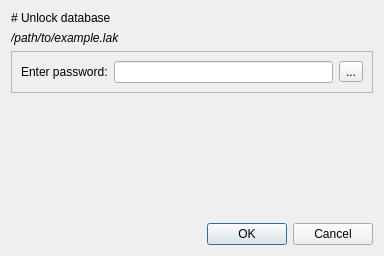
<?xml version="1.0" encoding="UTF-8"?>
<ui version="4.0">
 <class>Dialog</class>
 <widget class="QDialog" name="Dialog">
  <property name="geometry">
   <rect>
    <x>0</x>
    <y>0</y>
    <width>384</width>
    <height>256</height>
   </rect>
  </property>
  <property name="sizePolicy">
   <sizepolicy hsizetype="Fixed" vsizetype="Fixed">
    <horstretch>0</horstretch>
    <verstretch>0</verstretch>
   </sizepolicy>
  </property>
  <property name="windowTitle">
   <string>Dialog</string>
  </property>
  <layout class="QVBoxLayout" name="verticalLayout">
   <item>
    <widget class="QLabel" name="title">
     <property name="text">
      <string># Unlock database</string>
     </property>
     <property name="textFormat">
      <enum>Qt::MarkdownText</enum>
     </property>
    </widget>
   </item>
   <item>
    <widget class="QLabel" name="pathLabel">
     <property name="font">
      <font>
       <italic>true</italic>
       <underline>false</underline>
      </font>
     </property>
     <property name="text">
      <string>/path/to/example.lak</string>
     </property>
    </widget>
   </item>
   <item>
    <widget class="QFrame" name="frame">
     <property name="frameShape">
      <enum>QFrame::StyledPanel</enum>
     </property>
     <property name="frameShadow">
      <enum>QFrame::Raised</enum>
     </property>
     <layout class="QFormLayout" name="formLayout">
      <item row="0" column="0">
       <widget class="QLabel" name="passwordLabel">
        <property name="text">
         <string>Enter password:</string>
        </property>
       </widget>
      </item>
      <item row="0" column="1">
       <layout class="QHBoxLayout" name="horizontalLayout">
        <item>
         <widget class="QLineEdit" name="passwordEdit">
          <property name="echoMode">
           <enum>QLineEdit::Password</enum>
          </property>
         </widget>
        </item>
        <item>
         <widget class="QToolButton" name="showButton">
          <property name="toolTip">
           <string>Hide or show the input</string>
          </property>
          <property name="text">
           <string>...</string>
          </property>
          <property name="icon">
           <iconset>
            <normaloff>../icons/visible.svg</normaloff>../icons/visible.svg</iconset>
          </property>
         </widget>
        </item>
       </layout>
      </item>
     </layout>
    </widget>
   </item>
   <item>
    <spacer name="verticalSpacer">
     <property name="orientation">
      <enum>Qt::Vertical</enum>
     </property>
     <property name="sizeHint" stdset="0">
      <size>
       <width>20</width>
       <height>40</height>
      </size>
     </property>
    </spacer>
   </item>
   <item>
    <widget class="QLabel" name="errorLabel">
     <property name="text">
      <string/>
     </property>
    </widget>
   </item>
   <item>
    <widget class="QDialogButtonBox" name="buttonBox">
     <property name="standardButtons">
      <set>QDialogButtonBox::Cancel|QDialogButtonBox::Ok</set>
     </property>
    </widget>
   </item>
  </layout>
 </widget>
 <resources/>
 <connections/>
</ui>
